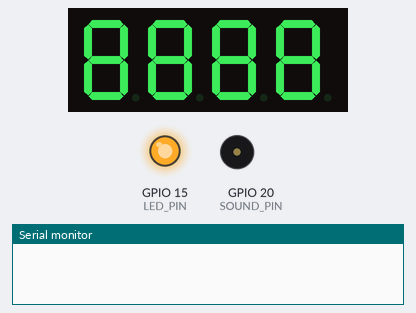
A program run on a simulated ESP32-C6. Shown: 4-digit seven-segment display, output pins drawn as LEDs (lit = HIGH), buzzer (waves = sounding), the last lines printed to the serial monitor. A WiFi scan finds three made-up networks; random numbers use the default seed unless the program sets one.

Above: at 0.9 s.
At 127.2 s:
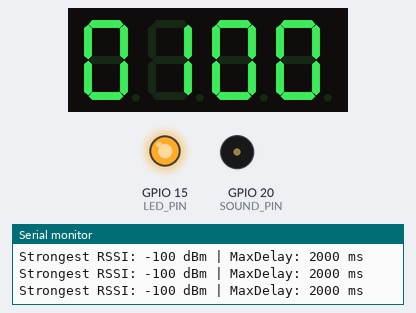
Timing chart, 0 to 130.0 s (numbered marks = the images above):
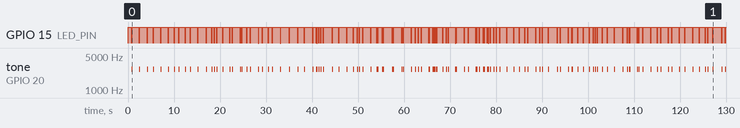

Measured:
- by itself, tone on GPIO 20 (SOUND_PIN): plays 2700 Hz for 0.01 s, 2700 Hz for 0.01 s, 2700 Hz for 0.01 s, 2700 Hz for 0.01 s, 2700 Hz for 0.01 s, 2700 Hz for 0.01 s … (127 notes in this stretch)

The program:

main.cpp
```cpp
#include <Arduino.h>
#include <WiFi.h>
#include <math.h>
#include <TM1637Display.h>

// Direct GPIO mapping for Seeed Studio XIAO ESP32-C6
// XIAO C6 Pin Map:
//   D6  = GPIO16 (UART TX)
//   D7  = GPIO17 (UART RX) -> DIO
//   D8  = GPIO19 (SPI SCK) -> CLK
//   D9  = GPIO20 (SPI MISO) -> Piezo/Sound
#define SOUND_PIN 20  // GPIO20 (D9 on XIAO C6) -> Transistor Base driving piezo
#define LED_PIN   15  // GPIO15                 -> On-board LED
#define CLK_PIN   19  // GPIO19 (D8 on XIAO C6) -> TM1637 CLK
#define DIO_PIN   17  // GPIO17 (D7 on XIAO C6) -> TM1637 DIO


#define IS_SINGLE_NETWORK true
#define SINGLE_NETWORK_SSID String("ultracube")
#define IS_PRINT_NETWORKS false

// --- Fixed Acoustic Properties ---
const int BEEP_TONE_FREQ        = 2700;   // Resonant frequency for piezo click (Hz)
const int BEEP_DURATION_MS      = 12;     // Duration of a single click

// --- Sensitivity Tuning ---
const float MAX_DELAY_IDLE_MS   = 2000.0f; // Background radiation (slow ticking)
const float MIN_DELAY_ACTIVE_MS = 5.0f;    // Full meltdown chatter rate

// --- Global State ---
volatile float currentMaxDelay = MAX_DELAY_IDLE_MS;
volatile float currentDelay    = MAX_DELAY_IDLE_MS;
volatile bool isScanning       = false;

unsigned long lastBeep = 0;

TM1637Display display(CLK_PIN, DIO_PIN);

void generateCurrentDelay() {
    long upperBound = max(7L, (long)currentMaxDelay);
    currentDelay = random(3, upperBound);
}

void processScanResults(int networksFound) {
    int strongestRSSI = -100; // Weak signal baseline

    for (int i = 0; i < networksFound; i++) {
        if (IS_SINGLE_NETWORK && !(SINGLE_NETWORK_SSID.equals(WiFi.SSID(i)))) {
            continue;
        }

        int rssi = WiFi.RSSI(i);
        if (rssi > strongestRSSI) {
            strongestRSSI = rssi; // Finds strongest AP
        }

        if (IS_PRINT_NETWORKS) {
            Serial.printf("SSID: %s | RSSI: %d dBm\n", WiFi.SSID(i).c_str(), rssi);
        }
    }

    uint8_t colonMask =  0x00;
    display.showNumberDecEx(abs(strongestRSSI), colonMask, true, 4, 0);

    // Clean up scanner memory
    WiFi.scanDelete();

    // Map RSSI (-90 dBm weak to -30 dBm strong) to a 0.0 -> 1.0 scale
    int constrainedRSSI = constrain(strongestRSSI, -90, -30);
    float normalized = (float)(constrainedRSSI - (-90)) / (float)(-30 - (-90));

    // Logarithmic decay curve: creates steep response spikes near strong signals
    float logFactor = log10(1.0f + 9.0f * normalized); // 0.0 -> 1.0 curve

    // Map max delay using the logarithmic curve
    currentMaxDelay = MAX_DELAY_IDLE_MS - (logFactor * (MAX_DELAY_IDLE_MS - MIN_DELAY_ACTIVE_MS));

    Serial.printf("Strongest RSSI: %d dBm | MaxDelay: %.0f ms\n", strongestRSSI, currentMaxDelay);

    // Restart non-blocking scan
    WiFi.scanNetworks(true);
    isScanning = true;
}

void click(int durationMs) {
    // Single fixed-frequency acoustic click
    tone(SOUND_PIN, BEEP_TONE_FREQ, durationMs);

    // Active LOW LED flash
    //digitalWrite(SOUND_PIN, HIGH);
    digitalWrite(LED_PIN, LOW);
    delay(durationMs);
    //digitalWrite(SOUND_PIN, LOW);
    digitalWrite(LED_PIN, HIGH);
}

void setup() {
    Serial.begin(115200);

    pinMode(SOUND_PIN, OUTPUT);
    pinMode(LED_PIN, OUTPUT);

    digitalWrite(SOUND_PIN, LOW);
    digitalWrite(LED_PIN, HIGH); // LED OFF

    // Fix for TM1637 on ESP32: Ensure GPIO output latches are LOW and internal pull-ups are enabled
    // Global object construction occurs before Arduino core GPIO initialization, causing lost state.
    pinMode(CLK_PIN, INPUT_PULLUP);
    pinMode(DIO_PIN, INPUT_PULLUP);
    digitalWrite(CLK_PIN, LOW);
    digitalWrite(DIO_PIN, LOW);

    display.setBrightness(7, true);
    display.clear();
    display.showNumberDecEx(8888, 0, true, 4, 0);

    WiFi.mode(WIFI_STA);
    WiFi.disconnect();

    delay(100);

    // Start background scan
    WiFi.scanNetworks(true);
    isScanning = true;

    generateCurrentDelay();
}

void loop() {
    unsigned long now = millis();
    long elapsed = now - lastBeep;

    // 1. Audio Click Engine
    if (elapsed > currentDelay) {
        lastBeep = now;

        // Near strong APs (< 30ms max delay), simulate chaotic multi-particle bursts
        if (currentMaxDelay < 30.0f && random(0, 100) > 40) {
            click(8);
            delay(3);
            click(6);
        } else {
            click(BEEP_DURATION_MS);
        }

        generateCurrentDelay();
    }

    // 2. Non-Blocking Async WiFi Scanner Check
    if (isScanning) {
        int16_t scanStatus = WiFi.scanComplete();
        if (scanStatus >= 0) {
            isScanning = false;
            processScanResults(scanStatus);
        } else if (scanStatus == WIFI_SCAN_FAILED) {
            WiFi.scanDelete();
            WiFi.scanNetworks(true);
        }
    }
}
```
